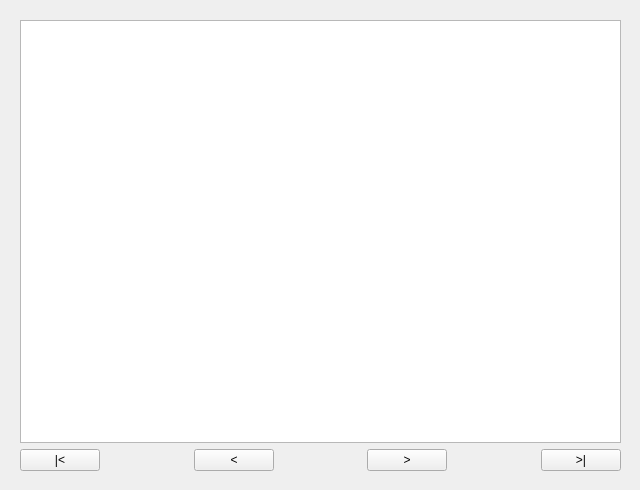
<?xml version="1.0" encoding="UTF-8"?>
<ui version="4.0">
 <class>MyWidget</class>
 <widget class="QWidget" name="MyWidget">
  <property name="geometry">
   <rect>
    <x>0</x>
    <y>0</y>
    <width>640</width>
    <height>490</height>
   </rect>
  </property>
  <property name="windowTitle">
   <string>Form</string>
  </property>
  <widget class="QWidget" name="">
   <property name="geometry">
    <rect>
     <x>20</x>
     <y>20</y>
     <width>601</width>
     <height>451</height>
    </rect>
   </property>
   <layout class="QVBoxLayout" name="verticalLayout">
    <item>
     <widget class="QTableView" name="tableView"/>
    </item>
    <item>
     <layout class="QHBoxLayout" name="horizontalLayout">
      <item>
       <widget class="QPushButton" name="pushButton">
        <property name="text">
         <string>|&lt;</string>
        </property>
       </widget>
      </item>
      <item>
       <spacer name="horizontalSpacer">
        <property name="orientation">
         <enum>Qt::Horizontal</enum>
        </property>
        <property name="sizeHint" stdset="0">
         <size>
          <width>40</width>
          <height>20</height>
         </size>
        </property>
       </spacer>
      </item>
      <item>
       <widget class="QPushButton" name="pushButton_2">
        <property name="text">
         <string>&lt;</string>
        </property>
       </widget>
      </item>
      <item>
       <spacer name="horizontalSpacer_2">
        <property name="orientation">
         <enum>Qt::Horizontal</enum>
        </property>
        <property name="sizeHint" stdset="0">
         <size>
          <width>40</width>
          <height>20</height>
         </size>
        </property>
       </spacer>
      </item>
      <item>
       <widget class="QPushButton" name="pushButton_3">
        <property name="text">
         <string>&gt;</string>
        </property>
       </widget>
      </item>
      <item>
       <spacer name="horizontalSpacer_3">
        <property name="orientation">
         <enum>Qt::Horizontal</enum>
        </property>
        <property name="sizeHint" stdset="0">
         <size>
          <width>40</width>
          <height>20</height>
         </size>
        </property>
       </spacer>
      </item>
      <item>
       <widget class="QPushButton" name="pushButton_4">
        <property name="text">
         <string>&gt;|</string>
        </property>
       </widget>
      </item>
     </layout>
    </item>
   </layout>
  </widget>
 </widget>
 <resources/>
 <connections/>
</ui>
